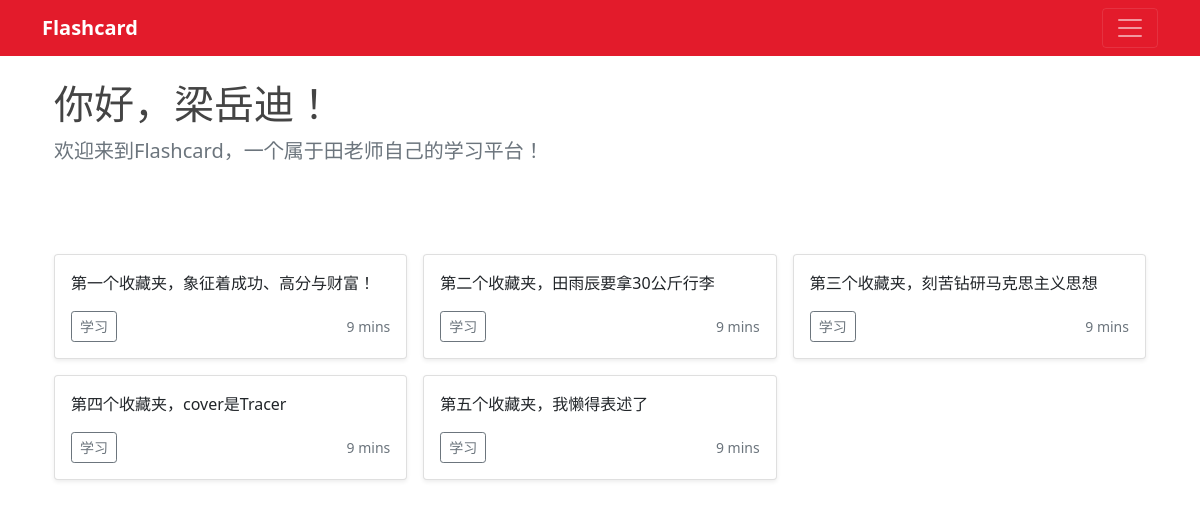
The app's page / (signed in) with its own data.
### users/models.py (models this page shows, shortened)
class User(AbstractBaseUser, PermissionsMixin):
	objects = UserManager()
	is_active = models.BooleanField(default=True)
	is_admin = models.BooleanField(default=False)
	is_staff = models.BooleanField(default=False)
	invitation_code = models.CharField(_('invitation_code'), unique=True, max_length=5, blank=True, default='')
	USERNAME_FIELD = 'invitation_code'
	last_name = models.CharField(_('last name'), max_length=10, blank=True, default='')
	first_name = models.CharField(_('first name'), max_length=10, blank=True, default='')
	owned_collections = models.ManyToManyField(Collection, through='Ownership')
	date_joined = models.DateTimeField(default=timezone.now)

### flashcards/models.py (models this page shows, shortened)
class Collection(models.Model):
	label = models.CharField(max_length=20)
	image = models.ImageField(default='default.jpg', upload_to='collection_thumbnails')
	description = models.TextField(default='')

### flashcards/views.py (the view)
# urls.py: path('', login_required(HomeView.as_view()), name='home'),
class HomeView(ListView):
	model = Collection
	template_name = 'flashcards/home.html'
	context_object_name = 'collections'
	def get_queryset(self):
		return self.request.user.owned_collections.all()

### flashcards/templates/flashcards/home.html (shortened to what this page needs)
{% extends "users/home_base.html" %}
{% block home_content %}
<section class="py-4 container">
	<div class="col-lg-12 col-md-8 mx-auto">
		<h1 class="fw-light">你好，{{ user.last_name }}{{ user.first_name }}！</h1>
		<p class="lead text-muted">欢迎来到Flashcard，一个属于田老师自己的学习平台！</p>
	</div>
</section>
<div class="album py-5">
	<div class="container">
		<div class="row row-cols-1 row-cols-sm-2 row-cols-md-3 g-3">
			{% for collection in collections %}
			<div class="col">
				<div class="card shadow-sm">
					<div class="card-body">
						<p class="card-text">{{ collection.label | truncatechars:35}}</p>
						<div class="d-flex justify-content-between align-items-center">
							<div class="btn-group">
								<a type="button" class="btn btn-sm btn-outline-secondary" href="{% url 'collection' collection.id %}">学习</a>
							</div>
							<small class="text-muted">9 mins</small>
						</div>
					</div>
				</div>
			</div>
			{% endfor %}
		</div>
	</div>
</div>
{% endblock home_content %}

### users/static/users/main.css (style rules this page uses)
html, body { height: 100%; }
h1, h2, h3, h4, h5, h6 { color: #444444; }

### records on screen
User: last_name "梁", first_name "岳迪"
Collection: label "第一个收藏夹，象征着成功、高分与财富！"
Collection: label "第二个收藏夹，田雨辰要拿30公斤行李"
Collection: label "第三个收藏夹，刻苦钻研马克思主义思想"
Collection: label "第四个收藏夹，cover是Tracer"
Collection: label "第五个收藏夹，我懒得表述了"
